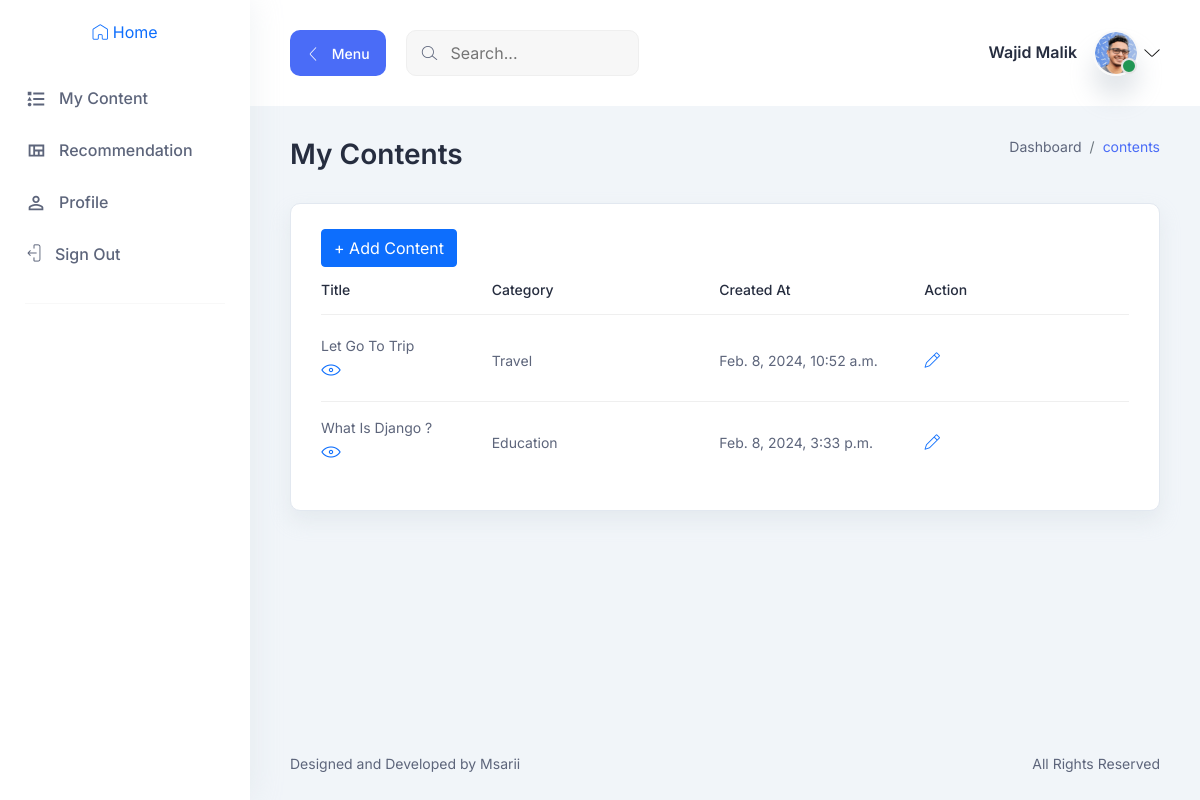
/my-content-list/ (signed in), run on the app's committed database.
### src/models.py (models this page shows, shortened)
class CustomUser(AbstractUser):
    username = None
    email = models.EmailField(('email address'), unique=True)
    phone = models.CharField(max_length=20 , null=True , blank=True)
    otp = models.IntegerField(default=0)
    USERNAME_FIELD = 'email'
    REQUIRED_FIELDS = []
    objects = CustomUserManager()

class BaseClass(models.Model):
    created_at = models.DateTimeField(auto_now_add=True)
    updated_at = models.DateTimeField(auto_now=True)
    class Meta:
        abstract = True

class Content(BaseClass):
    user        = models.ForeignKey(CustomUser , on_delete=models.CASCADE , related_name= "my_contents")
    category    = models.ForeignKey(Category ,on_delete = models.CASCADE , related_name= "category_contents")
    title       = models.CharField(max_length=100 , help_text=_("Content Title") )
    description = models.TextField(help_text=_("Description of content you are adding"))
    file        = models.FileField(upload_to="content-files",
                validators=[FileExtensionValidator(
                    allowed_extensions=['jpg', 'jpeg', 'png', 'mp4'])
                    ]
                    )
    tags        = models.ManyToManyField(Tag , related_name= "tag_contents")
    views       = models.PositiveIntegerField(default = 0)
    likes       = models.PositiveIntegerField(default=0)
    dislikes    = models.PositiveIntegerField(default=0)
    shares      = models.PositiveIntegerField(default=0)

class Category(BaseClass):
    name = models.CharField(max_length=100 , help_text=_("Category Name"))
    class Meta:
        ordering = ["name"]
    def __str__(self):
        return self.name

### src/views.py (the view)
# urls.py: path('my-content-list/', my_content_list, name='my-content-list'),
@login_required(login_url="login")
def my_content_list(request):
    contents = Content.objects.filter(user=request.user)
    return render(request , "my-contents.html" , locals())

### templates/my-contents.html
{% extends 'base.html' %}
{% block content %}
<div class="container-fluid">
    <div class="title-wrapper pt-30">
      <div class="row align-items-center">
        <div class="col-md-6">
          <div class="title mb-30">
            <h2>My Contents</h2>
          </div>
        </div>
        <div class="col-md-6">
          <div class="breadcrumb-wrapper mb-30">
            <nav aria-label="breadcrumb">
              <ol class="breadcrumb">
                <li class="breadcrumb-item">
                  <a href="#0">Dashboard</a>
                </li>
                <li class="breadcrumb-item active" aria-current="page">
                  contents
                </li>
              </ol>
            </nav>
          </div>
        </div>
      </div>
    </div>
    <div class="tables-wrapper">
      <div class="row">
        <div class="col-lg-12">
          <div class="card-style mb-30">
            <a href="{% url 'add_content' %}" class="btn btn-primary">+ Add Content</a>
            <div class="table-wrapper table-responsive">
              <table class="table">
                <thead>
                  <tr>
                    <th class="lead-email"><h6>Title</h6></th>
                    <th class="lead-info"><h6>Category</h6></th>
                    <th class="lead-company"><h6>Created At</h6></th>
                    <th class="lead-company"><h6>Action</h6></th>
                  </tr>
                </thead>
                <tbody>
                  {% for content in contents %}
                  <tr>
                    <td>
                      <div class="lead">
                        <div class="lead-text">
                          <p>{{content.title}}</p>
                            <a href="{% url 'content_detail' content.id %}">
                              <i class="lni lni-eye"></i>
                            </a>
                        </div>
                    </div>
                </td>
                <td>
                        <p>{{content.category}}</p>
                    </td>
                    <td>
                      <p>{{content.created_at}}</p>
                    </td>
                    <td><a href="{% url 'update_content' content.id %}"><i class="lni lni-pencil"></i></a></td>
                  </tr>
                {% endfor %}
                </tbody>
              </table>
            </div>
          </div>
        </div>
      </div>
    </div>
  </div>
{% endblock %}

### templates/base.html (shortened to what this page needs)
{% load static %}
<!DOCTYPE html>
<html lang="en">
  <head>
    <link rel="stylesheet" href="{% static 'assets/css/bootstrap.min.css' %}" />
    <link rel="stylesheet" href="{% static 'assets/css/LineIcons.css' %}" />
    <link rel="stylesheet" href="{% static 'assets/css/quill/bubble.css' %}" />
    <link rel="stylesheet" href="{% static 'assets/css/quill/snow.css' %}" />
    <link rel="stylesheet" href="{% static 'assets/css/fullcalendar.css' %}" />
    <link rel="stylesheet" href="{% static 'assets/css/morris.css' %}" />
    <link rel="stylesheet" href="{% static 'assets/css/vanilla-dataTables.min.css' %}" />
    <link rel="stylesheet" href="{% static 'assets/css/main.css' %}" />
    <link rel="stylesheet" href="https://cdnjs.cloudflare.com/ajax/libs/font-awesome/4.7.0/css/font-awesome.min.css">
  </head>
  <body>
    <aside class="sidebar-nav-wrapper">
      <div class="navbar-logo">
        <a href="/" class="ml-2">
          <i class="lni lni-home"></i>
          <span> Home </span>
        </a>
      </div>
      <nav class="sidebar-nav">
        <ul>
          <li class="nav-item">
            <a href="{% url 'my-content-list' %}">
              <span class="icon">
              </span>
              <span class="text">
                My Content
              </span>
            </a>
          </li>
          <li class="nav-item">
            <a href="{% url 'recommendation-view' %}">
              <span class="icon">
              </span>
              <span class="text">
                Recommendation
              </span>
            </a>
          </li>
          <li class="nav-item">
            <a href="{% url 'profile' %}">
              <span class="icon">
              </span>
              <span class="text">
                Profile
              </span>
            </a>
          </li>
          <li class="nav-item ">
            <a  href="{% url 'logout' %}">
              <span class="icon">
                <i class="lni lni-exit"></i>
              </span>
              <span class="text">
                Sign Out
              </span>
            </a>
          </li>
          <span class="divider"><hr /></span>
        </ul>
      </nav>
    </aside>
    <main class="main-wrapper">
      <header class="header">
        <div class="container-fluid">
          <div class="row">
            <div class="col-lg-5 col-md-5 col-6">
              <div class="header-left d-flex align-items-center">
                <div class="menu-toggle-btn mr-20">
                  <button
                    id="menu-toggle"
                    class="main-btn primary-btn btn-hover"
                  >
                    <i class="lni lni-chevron-left me-2"></i> Menu
                  </button>
                </div>
                <div class="header-search d-none d-md-flex">
                  <form action="#">
                    <input type="text" placeholder="Search..." />
                    <button><i class="lni lni-search-alt"></i></button>
                  </form>
                </div>
              </div>
            </div>
            <div class="col-lg-7 col-md-7 col-6">
              <div class="header-right">
                <div class="profile-box ml-15">
                  <button
                    class="dropdown-toggle bg-transparent border-0"
                    type="button"
                    id="profile"
                    data-bs-toggle="dropdown"
                    aria-expanded="false"
                  >
                    <div class="profile-info">
                      <div class="info">
                        <h6>{{request.user.first_name | capfirst }}  {{request.user.last_name | capfirst }}  </h6>
                        <div class="image">
                          <img
                            src="{% static 'assets/images/profile/profile-image.png' %}"
                            alt=""
                          />
                          <span class="status"></span>
                        </div>
                      </div>
                    </div>
                    <i class="lni lni-chevron-down"></i>
                  </button>
                </div>
              </div>
            </div>
          </div>
        </div>
      </header>
    <section class="section">
        {% block content %}
        {% endblock %}
    </section>
      <footer class="footer">
        <div class="container-fluid">
          <div class="row">
            <div class="col-md-6 order-last order-md-first">
              <div class="copyright text-center text-md-start">
                <p class="text-sm">
                  Designed and Developed by
                  <a
                    href=""
                    rel="nofollow"
                    target="_blank"
                  >
                    Msarii
                  </a>
                </p>
              </div>
            </div>
            <div class="col-md-6">
              <div
                class="
                  terms
                  d-flex
                  justify-content-center justify-content-md-end
                "
              >
                <a href="#0" class="text-sm">All Rights Reserved</a>
              </div>
            </div>
          </div>
        </div>
      </footer>
    </main>
  </body>
</html>

### static/assets/css/fullcalendar.css (style rules this page uses)
:root { --fc-daygrid-event-dot-width: 8px; }
:root { --fc-list-event-dot-width: 10px; --fc-list-event-hover-bg-color: #f5f5f5; }

### data on the page
CustomUser: user.first_name "Wajid", user.last_name "Malik"
Content: title "Let Go To Trip", category "Travel", created_at "Feb. 8, 2024, 10:52 a.m."
Content: title "What Is Django ?", category "Education", created_at "Feb. 8, 2024, 3:33 p.m."
